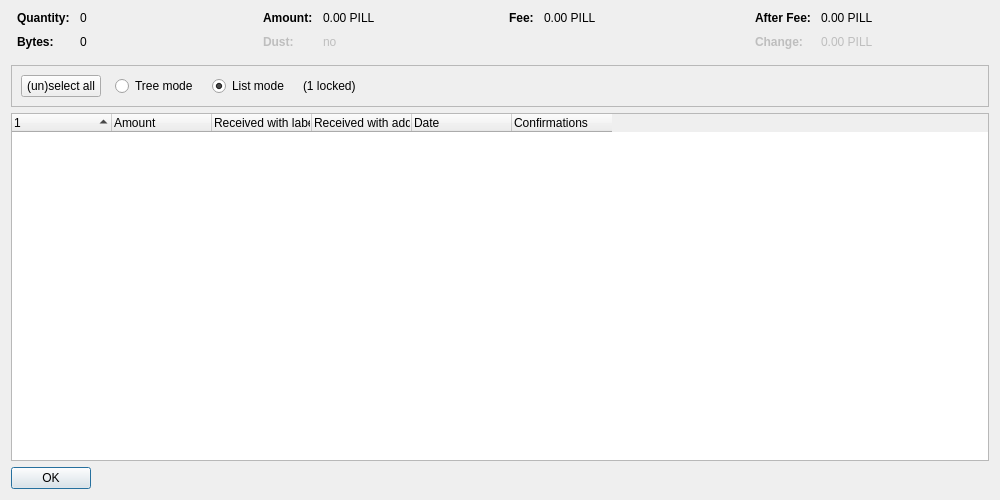
<?xml version="1.0" encoding="UTF-8"?>
<ui version="4.0">
 <class>CoinControlDialog</class>
 <widget class="QDialog" name="CoinControlDialog">
  <property name="geometry">
   <rect>
    <x>0</x>
    <y>0</y>
    <width>1000</width>
    <height>500</height>
   </rect>
  </property>
  <property name="windowTitle">
   <string>Coin Selection</string>
  </property>
  <layout class="QVBoxLayout" name="verticalLayout">
   <item>
    <layout class="QHBoxLayout" name="horizontalLayoutTop" stretch="0,0,0,0">
     <property name="topMargin">
      <number>0</number>
     </property>
     <property name="bottomMargin">
      <number>10</number>
     </property>
     <item>
      <layout class="QFormLayout" name="formLayoutCoinControl1">
       <property name="horizontalSpacing">
        <number>10</number>
       </property>
       <property name="verticalSpacing">
        <number>10</number>
       </property>
       <property name="leftMargin">
        <number>6</number>
       </property>
       <property name="rightMargin">
        <number>6</number>
       </property>
       <item row="0" column="0">
        <widget class="QLabel" name="labelCoinControlQuantityText">
         <property name="font">
          <font>
           <weight>75</weight>
           <bold>true</bold>
          </font>
         </property>
         <property name="text">
          <string>Quantity:</string>
         </property>
        </widget>
       </item>
       <item row="0" column="1">
        <widget class="QLabel" name="labelCoinControlQuantity">
         <property name="cursor">
          <cursorShape>IBeamCursor</cursorShape>
         </property>
         <property name="contextMenuPolicy">
          <enum>Qt::ActionsContextMenu</enum>
         </property>
         <property name="text">
          <string notr="true">0</string>
         </property>
         <property name="textInteractionFlags">
          <set>Qt::LinksAccessibleByMouse|Qt::TextSelectableByKeyboard|Qt::TextSelectableByMouse</set>
         </property>
        </widget>
       </item>
       <item row="1" column="0">
        <widget class="QLabel" name="labelCoinControlBytesText">
         <property name="font">
          <font>
           <weight>75</weight>
           <bold>true</bold>
          </font>
         </property>
         <property name="text">
          <string>Bytes:</string>
         </property>
        </widget>
       </item>
       <item row="1" column="1">
        <widget class="QLabel" name="labelCoinControlBytes">
         <property name="cursor">
          <cursorShape>IBeamCursor</cursorShape>
         </property>
         <property name="contextMenuPolicy">
          <enum>Qt::ActionsContextMenu</enum>
         </property>
         <property name="text">
          <string notr="true">0</string>
         </property>
         <property name="textInteractionFlags">
          <set>Qt::LinksAccessibleByMouse|Qt::TextSelectableByKeyboard|Qt::TextSelectableByMouse</set>
         </property>
        </widget>
       </item>
      </layout>
     </item>
     <item>
      <layout class="QFormLayout" name="formLayoutCoinControl2">
       <property name="horizontalSpacing">
        <number>10</number>
       </property>
       <property name="verticalSpacing">
        <number>10</number>
       </property>
       <property name="leftMargin">
        <number>6</number>
       </property>
       <property name="rightMargin">
        <number>6</number>
       </property>
       <item row="0" column="0">
        <widget class="QLabel" name="labelCoinControlAmountText">
         <property name="font">
          <font>
           <weight>75</weight>
           <bold>true</bold>
          </font>
         </property>
         <property name="text">
          <string>Amount:</string>
         </property>
        </widget>
       </item>
       <item row="0" column="1">
        <widget class="QLabel" name="labelCoinControlAmount">
         <property name="cursor">
          <cursorShape>IBeamCursor</cursorShape>
         </property>
         <property name="contextMenuPolicy">
          <enum>Qt::ActionsContextMenu</enum>
         </property>
         <property name="text">
          <string notr="true">0.00 PILL</string>
         </property>
         <property name="textInteractionFlags">
          <set>Qt::LinksAccessibleByMouse|Qt::TextSelectableByKeyboard|Qt::TextSelectableByMouse</set>
         </property>
        </widget>
       </item>
       <item row="1" column="0">
        <widget class="QLabel" name="labelCoinControlLowOutputText">
         <property name="enabled">
          <bool>false</bool>
         </property>
         <property name="font">
          <font>
           <weight>75</weight>
           <bold>true</bold>
          </font>
         </property>
         <property name="text">
          <string>Dust:</string>
         </property>
        </widget>
       </item>
       <item row="1" column="1">
        <widget class="QLabel" name="labelCoinControlLowOutput">
         <property name="enabled">
          <bool>false</bool>
         </property>
         <property name="cursor">
          <cursorShape>IBeamCursor</cursorShape>
         </property>
         <property name="contextMenuPolicy">
          <enum>Qt::ActionsContextMenu</enum>
         </property>
         <property name="text">
          <string notr="true">no</string>
         </property>
         <property name="textInteractionFlags">
          <set>Qt::LinksAccessibleByMouse|Qt::TextSelectableByKeyboard|Qt::TextSelectableByMouse</set>
         </property>
        </widget>
       </item>
      </layout>
     </item>
     <item>
      <layout class="QFormLayout" name="formLayoutCoinControl3">
       <property name="horizontalSpacing">
        <number>10</number>
       </property>
       <property name="verticalSpacing">
        <number>10</number>
       </property>
       <property name="leftMargin">
        <number>6</number>
       </property>
       <property name="rightMargin">
        <number>6</number>
       </property>
       <item row="0" column="0">
        <widget class="QLabel" name="labelCoinControlFeeText">
         <property name="font">
          <font>
           <weight>75</weight>
           <bold>true</bold>
          </font>
         </property>
         <property name="text">
          <string>Fee:</string>
         </property>
        </widget>
       </item>
       <item row="0" column="1">
        <widget class="QLabel" name="labelCoinControlFee">
         <property name="cursor">
          <cursorShape>IBeamCursor</cursorShape>
         </property>
         <property name="contextMenuPolicy">
          <enum>Qt::ActionsContextMenu</enum>
         </property>
         <property name="text">
          <string notr="true">0.00 PILL</string>
         </property>
         <property name="textInteractionFlags">
          <set>Qt::LinksAccessibleByMouse|Qt::TextSelectableByKeyboard|Qt::TextSelectableByMouse</set>
         </property>
        </widget>
       </item>
      </layout>
     </item>
     <item>
      <layout class="QFormLayout" name="formLayoutCoinControl4">
       <property name="horizontalSpacing">
        <number>10</number>
       </property>
       <property name="verticalSpacing">
        <number>10</number>
       </property>
       <property name="leftMargin">
        <number>6</number>
       </property>
       <property name="rightMargin">
        <number>6</number>
       </property>
       <item row="0" column="0">
        <widget class="QLabel" name="labelCoinControlAfterFeeText">
         <property name="font">
          <font>
           <weight>75</weight>
           <bold>true</bold>
          </font>
         </property>
         <property name="text">
          <string>After Fee:</string>
         </property>
        </widget>
       </item>
       <item row="0" column="1">
        <widget class="QLabel" name="labelCoinControlAfterFee">
         <property name="cursor">
          <cursorShape>IBeamCursor</cursorShape>
         </property>
         <property name="contextMenuPolicy">
          <enum>Qt::ActionsContextMenu</enum>
         </property>
         <property name="text">
          <string notr="true">0.00 PILL</string>
         </property>
         <property name="textInteractionFlags">
          <set>Qt::LinksAccessibleByMouse|Qt::TextSelectableByKeyboard|Qt::TextSelectableByMouse</set>
         </property>
        </widget>
       </item>
       <item row="1" column="0">
        <widget class="QLabel" name="labelCoinControlChangeText">
         <property name="enabled">
          <bool>false</bool>
         </property>
         <property name="font">
          <font>
           <weight>75</weight>
           <bold>true</bold>
          </font>
         </property>
         <property name="text">
          <string>Change:</string>
         </property>
        </widget>
       </item>
       <item row="1" column="1">
        <widget class="QLabel" name="labelCoinControlChange">
         <property name="enabled">
          <bool>false</bool>
         </property>
         <property name="cursor">
          <cursorShape>IBeamCursor</cursorShape>
         </property>
         <property name="contextMenuPolicy">
          <enum>Qt::ActionsContextMenu</enum>
         </property>
         <property name="text">
          <string notr="true">0.00 PILL</string>
         </property>
         <property name="textInteractionFlags">
          <set>Qt::LinksAccessibleByMouse|Qt::TextSelectableByKeyboard|Qt::TextSelectableByMouse</set>
         </property>
        </widget>
       </item>
      </layout>
     </item>
    </layout>
   </item>
   <item>
    <widget class="QFrame" name="frame">
     <property name="minimumSize">
      <size>
       <width>0</width>
       <height>40</height>
      </size>
     </property>
     <property name="frameShape">
      <enum>QFrame::StyledPanel</enum>
     </property>
     <property name="frameShadow">
      <enum>QFrame::Sunken</enum>
     </property>
     <layout class="QHBoxLayout" name="horizontalLayout">
      <item>
       <layout class="QHBoxLayout" name="horizontalLayoutPanel" stretch="0,0,0,0,0">
        <property name="spacing">
         <number>14</number>
        </property>
        <item>
         <widget class="QPushButton" name="pushButtonSelectAll">
          <property name="sizePolicy">
           <sizepolicy hsizetype="Maximum" vsizetype="Fixed">
            <horstretch>0</horstretch>
            <verstretch>0</verstretch>
           </sizepolicy>
          </property>
          <property name="text">
           <string>(un)select all</string>
          </property>
          <property name="autoDefault">
           <bool>false</bool>
          </property>
         </widget>
        </item>
        <item>
         <widget class="QRadioButton" name="radioTreeMode">
          <property name="sizePolicy">
           <sizepolicy hsizetype="Maximum" vsizetype="Fixed">
            <horstretch>0</horstretch>
            <verstretch>0</verstretch>
           </sizepolicy>
          </property>
          <property name="text">
           <string>Tree mode</string>
          </property>
         </widget>
        </item>
        <item>
         <widget class="QRadioButton" name="radioListMode">
          <property name="sizePolicy">
           <sizepolicy hsizetype="Maximum" vsizetype="Fixed">
            <horstretch>0</horstretch>
            <verstretch>0</verstretch>
           </sizepolicy>
          </property>
          <property name="text">
           <string>List mode</string>
          </property>
          <property name="checked">
           <bool>true</bool>
          </property>
         </widget>
        </item>
        <item>
         <widget class="QLabel" name="labelLocked">
          <property name="text">
           <string notr="true">(1 locked)</string>
          </property>
         </widget>
        </item>
        <item>
         <spacer name="horizontalSpacer">
          <property name="orientation">
           <enum>Qt::Horizontal</enum>
          </property>
          <property name="sizeHint" stdset="0">
           <size>
            <width>40</width>
            <height>20</height>
           </size>
          </property>
         </spacer>
        </item>
       </layout>
      </item>
     </layout>
    </widget>
   </item>
   <item>
    <widget class="CoinControlTreeWidget" name="treeWidget">
     <property name="contextMenuPolicy">
      <enum>Qt::CustomContextMenu</enum>
     </property>
     <property name="sortingEnabled">
      <bool>false</bool>
     </property>
     <property name="columnCount">
      <number>6</number>
     </property>
     <attribute name="headerShowSortIndicator" stdset="0">
      <bool>true</bool>
     </attribute>
     <attribute name="headerStretchLastSection">
      <bool>false</bool>
     </attribute>
     <column>
      <property name="text">
       <string/>
      </property>
     </column>
     <column>
      <property name="text">
       <string>Amount</string>
      </property>
     </column>
     <column>
      <property name="text">
       <string>Received with label</string>
      </property>
     </column>
     <column>
      <property name="text">
       <string>Received with address</string>
      </property>
     </column>
     <column>
      <property name="text">
       <string>Date</string>
      </property>
     </column>
     <column>
      <property name="text">
       <string>Confirmations</string>
      </property>
      <property name="toolTip">
       <string>Confirmed</string>
      </property>
     </column>
     <column>
      <property name="text">
       <string/>
      </property>
     </column>
     <column>
      <property name="text">
       <string/>
      </property>
     </column>
     <column>
      <property name="text">
       <string/>
      </property>
     </column>
     <column>
      <property name="text">
       <string/>
      </property>
     </column>
    </widget>
   </item>
   <item>
    <widget class="QDialogButtonBox" name="buttonBox">
     <property name="sizePolicy">
      <sizepolicy hsizetype="Maximum" vsizetype="Fixed">
       <horstretch>0</horstretch>
       <verstretch>0</verstretch>
      </sizepolicy>
     </property>
     <property name="orientation">
      <enum>Qt::Horizontal</enum>
     </property>
     <property name="standardButtons">
      <set>QDialogButtonBox::Ok</set>
     </property>
    </widget>
   </item>
  </layout>
 </widget>
 <customwidgets>
  <customwidget>
   <class>CoinControlTreeWidget</class>
   <extends>QTreeWidget</extends>
   <header>qt/coincontroltreewidget.h</header>
  </customwidget>
 </customwidgets>
 <resources/>
 <connections/>
</ui>
